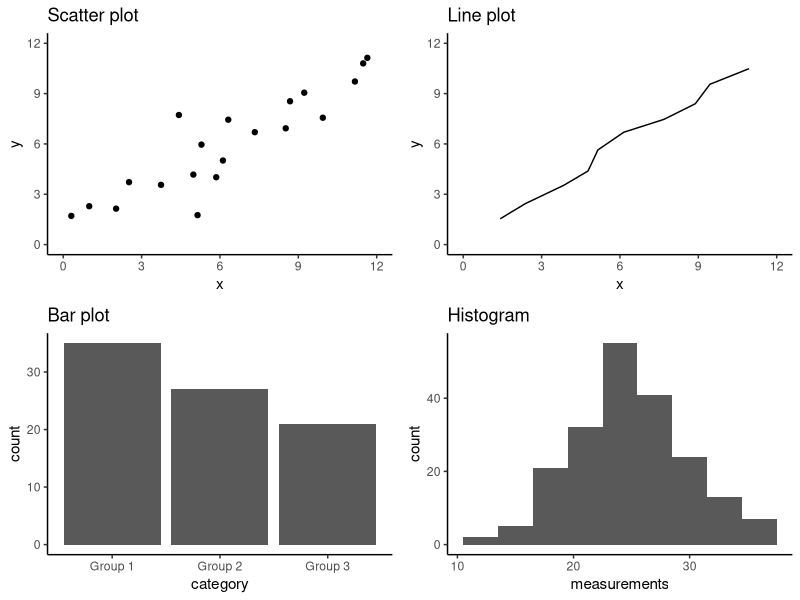

Write the R code that produced this figure. (Note: this script raises an error after producing the figure.)
## ---- chunk 1
library(tidyverse)
library(cowplot)
library(knitr)
## ---- chunk 2
set.seed(1)

scatter_plot <- tibble(x = seq(0.25, 10, by = 0.5) + rnorm(20, 1, 1.5),
                       y = seq(0.25, 10, by = 0.5) + rnorm(20, 1, 0.5)) |>
  ggplot(aes(x = x, y = y)) +
  geom_point() +
  scale_x_continuous(limits = c(0, 12), breaks = seq(0, 12, by = 3)) +
  scale_y_continuous(limits = c(0, 12), breaks = seq(0, 12, by = 3)) +
  ggtitle("Scatter plot") +
  theme_classic()

line_plot <- tibble(x = seq(0.5, 10, by = 1) + rnorm(10, 1, 0.5),
                       y = seq(0.5, 10, by = 1) + rnorm(10, 1, 0.1)) |>
  ggplot(aes(x = x, y = y)) +
  geom_line() +
  scale_x_continuous(limits = c(0, 12), breaks = seq(0, 12, by = 3)) +
  scale_y_continuous(limits = c(0, 12), breaks = seq(0, 12, by = 3)) +
  ggtitle("Line plot") +
  theme_classic()

bar_plot <- tibble(count = c(35, 27, 21),
                   category = as_factor(c("Group 1", "Group 2", "Group 3"))) |>
  ggplot(aes(y = count, x = category)) +
  geom_bar(stat = "identity") +
  ggtitle("Bar plot") +
  theme_classic()

histogram_plot <- tibble(measurements = rnorm(200, 25, 5)) |>
  ggplot(aes(x = measurements)) +
  geom_histogram(binwidth = 3) +
  ggtitle("Histogram") +
  theme_classic()

plot_grid(scatter_plot,
          line_plot,
          bar_plot,
          histogram_plot,
          ncol = 2, 
          greedy = FALSE)
## ---- chunk 3
library(tidyverse)
## ---- chunk 4
options(warn = -1)
## ---- chunk 5
# convert year and month to date column
# note: eventually move this to the data script
library(lubridate)
read_csv("data/mauna_loa.csv") |>
  unite(col = "date_measured", year:month, remove = TRUE, sep = "-") |>
  mutate(date_measured = ym(date_measured)) |>
  select(-date_decimal) |>
  filter(ppm > 0, date_measured > date("1980/01/01")) |>
  #filter(ppm > 0, date_measured > interval(ymd("1980/01/01"), ymd("2021-01-01"))) |>
  write_csv("data/mauna_loa_data.csv")
## ---- chunk 6
# mauna loa carbon dioxide data
co2_df <- read_csv("data/mauna_loa_data.csv")
co2_df
## ---- chunk 7
knitr::include_graphics("img/ggplot_function_scatter.jpeg")
## ---- chunk 8
# old faithful eruption time / wait time data
faithful <- as_tibble(faithful)
faithful
## ---- chunk 9
faithful_scatter <- ggplot(faithful, aes(x = waiting, y = eruptions)) +
  geom_point()
faithful_scatter
## ---- chunk 10
faithful_scatter <- ggplot(faithful, aes(x = waiting, y = eruptions)) +
  geom_point() +
  labs(x = "Waiting Time (mins)", y = "Eruption Duration (mins)") +
  theme(text = element_text(size = 16))
faithful_scatter
## ---- chunk 11
can_lang <- read_csv("data/can_lang.csv")
can_lang
## ---- chunk 12
ggplot(can_lang, aes(x = most_at_home, y = mother_tongue)) +
  geom_point()
## ---- chunk 13
ggplot(can_lang, aes(x = most_at_home, y = mother_tongue)) +
  geom_point() +
  labs(x = "Language spoken most at home \n (number of Canadian residents)",
       y = "Mother tongue \n (number of Canadian residents)") +
  theme(text = element_text(size = 14))
## ---- chunk 14
numlang_speakers <- can_lang |> 
              select(mother_tongue) |> 
              summarize(maxsp = max(mother_tongue), minsp = min(mother_tongue))
maxlang_speakers <- numlang_speakers |> pull(maxsp)
minlang_speakers <- numlang_speakers |> pull(minsp)
## ---- chunk 15
can_lang |>
  filter(language == "English" | language == "French")
## ---- chunk 16
library(scales)

ggplot(can_lang, aes(x = most_at_home, y = mother_tongue)) +
  geom_point() +
  labs(x = "Language spoken most at home \n (number of Canadian residents)",
       y = "Mother tongue \n (number of Canadian residents)") +
  theme(text = element_text(size = 16)) +
  scale_x_log10(labels = label_comma()) +
  scale_y_log10(labels = label_comma())
## ---- chunk 17
english_mother_tongue <- can_lang |>
  filter(language == "English") |>
  pull(mother_tongue)
census_popn <- 35151728
## ---- chunk 18
can_lang <- can_lang |>
  mutate(
    mother_tongue_percent = (mother_tongue / 35151728)*100,
    most_at_home_percent = (most_at_home / 35151728)*100
  )
can_lang |> 
  select(mother_tongue_percent, most_at_home_percent)
## ---- chunk 19
ggplot(can_lang, aes(x = most_at_home_percent, y = mother_tongue_percent)) +
  geom_point() +
  labs(x = "Language spoken most at home \n (percentage of Canadian residents)",
       y = "Mother tongue \n (percentage of Canadian residents)") +
  theme(text = element_text(size = 14)) +
  scale_x_log10(labels = comma) +
  scale_y_log10(labels = comma)
## ---- chunk 20
ggplot(can_lang, aes(x = most_at_home_percent, y = mother_tongue_percent, color = category)) +
  geom_point() +
  labs(x = "Language spoken most at home \n (percentage of Canadian residents)",
       y = "Mother tongue \n (percentage of Canadian residents)") +
  theme(text = element_text(size = 14)) +
  scale_x_log10(labels = comma) +
  scale_y_log10(labels = comma)
## ---- chunk 21
library(RColorBrewer)
display.brewer.all(colorblindFriendly = TRUE)
## ---- chunk 22
ggplot(can_lang, aes(x = most_at_home_percent, y = mother_tongue_percent, color = category)) +
  geom_point() +
  labs(x = "Language spoken most at home \n (percentage of Canadian residents)",
       y = "Mother tongue \n (percentage of Canadian residents)") +
  theme(text = element_text(size = 14)) +
  scale_x_log10(labels = comma) +
  scale_y_log10(labels = comma) +
  scale_color_brewer(palette = "Set2")
## ---- chunk 23
english_and_french <- can_lang |>
  filter(language == "English" | language == "French") |>
  mutate(category = language)
english_and_french
## ---- chunk 24
can_lang <- bind_rows(
  english_and_french,
  can_lang |>
    filter(language != "English" & language != "French")
)
## ---- chunk 25
ggplot(can_lang, aes(
  x = most_at_home_percent,
  y = mother_tongue_percent,
  color = category,
  shape = category # map categories to different shapes
)) + 
  geom_point(alpha = 0.6) + # set the transparency of the points
  labs(x = "Language spoken most at home \n (percentage of Canadian residents)",
       y = "Mother tongue \n (percentage of Canadian residents)") +
  theme(text = element_text(size = 14)) +
  scale_x_log10(labels = comma) +
  scale_y_log10(labels = comma) + 
  scale_color_brewer(palette = "RdYlBu")
## ---- chunk 26
islands_df <- read_csv("data/islands.csv")
continents <- c("Africa", "Antarctica", "Asia", "Australia", 
                "Europe", "North America", "South America")
islands_df <- mutate(islands_df, 
                     landmass_type = ifelse(landmass %in% continents, "Continent", "Other"))
write_csv(islands_df, "data/islands.csv")
## ---- chunk 27
# islands data
islands_df <- read_csv("data/islands.csv")
islands_df
## ---- chunk 28
islands_bar <- ggplot(islands_df, aes(x = landmass, y = size)) +
  geom_bar(stat = "identity")
islands_bar
## ---- chunk 29
islands_top12 <- slice_max(islands_df, order_by = size, n = 12)
islands_bar <- ggplot(islands_top12, aes(x = size, y = landmass)) +
  geom_bar(stat = "identity") 
islands_bar
## ---- chunk 30
islands_bar <- ggplot(islands_top12, 
                      aes(x = size,
                          y = fct_reorder(landmass, size, .desc = TRUE), 
                          fill = landmass_type)) +
  geom_bar(stat = "identity") +
  labs(x = "Size (1000 square mi)", y = "Landmass",  fill = "Type") +
  theme(text = element_text(size = 16))
islands_bar
## ---- chunk 31
# michelson morley experimental data
morley <- as_tibble(morley)
morley
## ---- chunk 32
morley_hist <- ggplot(morley, aes(x = Speed)) +
  geom_histogram()
morley_hist
## ---- chunk 33
morley_hist <- ggplot(morley, aes(x = Speed)) +
  geom_histogram() +
  geom_vline(xintercept = 792.458, linetype = "dashed", size = 1)
morley_hist
## ---- chunk 34
morley_hist <- ggplot(morley, aes(x = Speed, fill = Expt)) +
  geom_histogram(alpha = 0.5, position = "identity") +
  geom_vline(xintercept = 792.458, linetype = "dashed", size = 1.0)
morley_hist
## ---- chunk 35
morley_hist <- ggplot(morley, aes(x = Speed, fill = as_factor(Expt))) +
  geom_histogram(alpha = 0.5, position = "identity") +
  geom_vline(xintercept = 792.458, linetype = "dashed", size = 1.0)
morley_hist
## ---- chunk 36
morley_hist <- ggplot(morley, aes(x = Speed, fill = as_factor(Expt))) +
  geom_histogram() +
  facet_grid(rows = vars(Expt)) +
  geom_vline(xintercept = 792.458, linetype = "dashed", size = 1.0)
morley_hist
## ---- chunk 37
morley_rel <- mutate(morley, relative_accuracy = 100 * ((299000 + Speed) - 299792.458) / (299792.458))
morley_hist <- ggplot(morley_rel, aes(x = relative_accuracy, fill = as_factor(Expt))) +
  geom_histogram() +
  facet_grid(rows = vars(Expt)) +
  geom_vline(xintercept = 0, linetype = "dashed", size = 1.0) +
  labs(x = "Relative Accuracy (%)", y = "# Measurements", fill = "Experiment ID") +
  theme(text = element_text(size = 14))
morley_hist
## ---- chunk 38
morley_hist_default <- ggplot(morley_rel, aes(x = relative_accuracy, fill = as_factor(Expt))) +
  geom_histogram() +
  facet_grid(rows = vars(Expt)) +
  geom_vline(xintercept = 0, linetype = "dashed", size = 1.0) +
  labs(x = "Relative Accuracy (%)", y = "# Measurements", fill = "Experiment ID") +
  theme(legend.position = "none") +
  ggtitle("Default bin width (bins = 30)")

morley_hist_big <- ggplot(morley_rel, aes(x = relative_accuracy, fill = as_factor(Expt))) +
  geom_histogram(binwidth = 0.1) +
  facet_grid(rows = vars(Expt)) +
  geom_vline(xintercept = 0, linetype = "dashed", size = 1.0) +
  labs(x = "Relative Accuracy (%)", y = "# Measurements", fill = "Experiment ID") +
  theme(legend.position = "none") +
  ggtitle( "binwidth = 0.1")

morley_hist_med <- ggplot(morley_rel, aes(x = relative_accuracy, fill = as_factor(Expt))) +
  geom_histogram(binwidth = 0.01) +
  facet_grid(rows = vars(Expt)) +
  geom_vline(xintercept = 0, linetype = "dashed", size = 1.0) +
  labs(x = "Relative Accuracy (%)", y = "# Measurements", fill = "Experiment ID") +
  theme(legend.position = "none") +
  ggtitle("binwidth = 0.01")

morley_hist_small <- ggplot(morley_rel, aes(x = relative_accuracy, fill = as_factor(Expt))) +
  geom_histogram(binwidth = 0.001) +
  facet_grid(rows = vars(Expt)) +
  geom_vline(xintercept = 0, linetype = "dashed", size = 1.0) +
  labs(x = "Relative Accuracy (%)", y = "# Measurements", fill = "Experiment ID") +
  theme(legend.position = "none") +
  ggtitle("binwidth = 0.001")

plot_grid(morley_hist_default, 
          morley_hist_small, 
          morley_hist_med, 
          morley_hist_big, 
          ncol = 2)
## ---- chunk 39
morley_hist_title <- morley_hist +
  ggtitle("Morley's speed of light experiments \n were accurate to about 0.05%")
morley_hist_title
## ---- chunk 40
library(svglite) # we need this to save SVG files
faithful_plot <- ggplot(data = faithful, aes(x = waiting, y = eruptions)) +
  geom_point() +
  labs(x = "Waiting time to next eruption \n (minutes)",
       y = "Eruption time \n (minutes)")

faithful_plot
## ---- chunk 41
ggsave("img/faithful_plot.png", faithful_plot)
ggsave("img/faithful_plot.jpg", faithful_plot)
ggsave("img/faithful_plot.bmp", faithful_plot)
ggsave("img/faithful_plot.tiff", faithful_plot)
ggsave("img/faithful_plot.svg", faithful_plot)
## ---- chunk 42
file_sizes <- tibble(`Image type` = c("Bitmap / Raster", 
                        "Bitmap / Raster", 
                        "Bitmap / Raster", 
                        "Bitmap / Raster",
                        "Vector / Scalable Graphics"),
       `File type` = c("PNG", "JPG", "BMP", "TIFF", "SVG"),
       `Image size` = c(paste(round(file.info("img/faithful_plot.png")["size"] / 1000000, 2), "MB"),
                        paste(round(file.info("img/faithful_plot.jpg")["size"] / 1000000, 2), "MB"),
                        paste(round(file.info("img/faithful_plot.bmp")["size"] / 1000000, 2), "MB"),
                        paste(round(file.info("img/faithful_plot.tiff")["size"] / 1000000, 2), "MB"),
                        paste(round(file.info("img/faithful_plot.svg")["size"] / 1000000, 2), "MB")))
kable(file_sizes,
      caption = "File sizes of `faithful_plot` when saved as different file formats.")
## ---- chunk 43
knitr::include_graphics("img/faithful_zoom.png")
knitr::include_graphics("img/faithful_zoom.svg")
